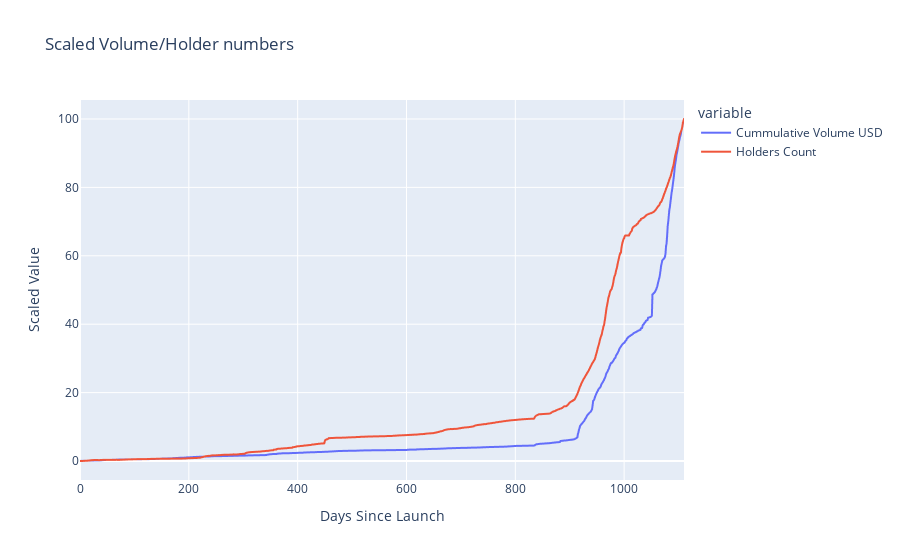

Notebook cell for this chart:
### Code cell
#visualize the scaled data
fig_scale = px.line(df_scaled, y=["Cummulative Volume USD", "Holders Count"],
    labels= {"value":"Scaled Value", "index":"Days Since Launch"},
    title= "Scaled Volume/Holder numbers"
    )
fig_scale.show()
# This shows exponential growth in number of holders is correlated with the exponential increasein  the cumulative volume of revenue.

### Figure 1 — Plotly figure (JSON) as saved in the notebook; plotly's stock layout.template omitted (floating-point values rounded to 4 significant figures; data arrays with more than 128 entries replaced by an {"elided": "..."} marker saying what was removed)
{"data": [{"hovertemplate": "variable=Cummulative Volume USD<br>Days Since Launch=%{x}<br>Scaled Value=%{y}<extra></extra>", "legendgroup": "Cummulative Volume USD", "line": {"color": "#636efa", "dash": "solid"}, "mode": "lines", "name": "Cummulative Volume USD", "showlegend": true, "type": "scattergl", "x": {"elided": "1111 int values"}, "xaxis": "x", "y": {"elided": "1111 float values"}, "yaxis": "y"}, {"hovertemplate": "variable=Holders Count<br>Days Since Launch=%{x}<br>Scaled Value=%{y}<extra></extra>", "legendgroup": "Holders Count", "line": {"color": "#EF553B", "dash": "solid"}, "mode": "lines", "name": "Holders Count", "showlegend": true, "type": "scattergl", "x": {"elided": "1111 int values"}, "xaxis": "x", "y": {"elided": "1111 float values"}, "yaxis": "y"}], "layout": {"legend": {"title": {"text": "variable"}, "tracegroupgap": 0}, "title": {"text": "Scaled Volume/Holder numbers"}, "xaxis": {"anchor": "y", "domain": [0, 1], "title": {"text": "Days Since Launch"}}, "yaxis": {"anchor": "x", "domain": [0, 1], "title": {"text": "Scaled Value"}}}}
